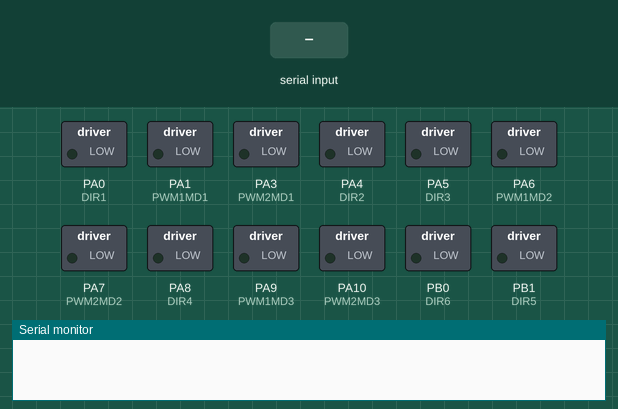
Recording of a sketch running on a simulated STM32 Blue Pill. On the bench: switched loads named in the sketch (green lamp = pin HIGH), the last lines printed to the serial monitor. The inputs (shaded band) are chosen by the test bench.

Above: at 1.2 s.
1.3 s: "A" received over Serial
At 2.5 s:
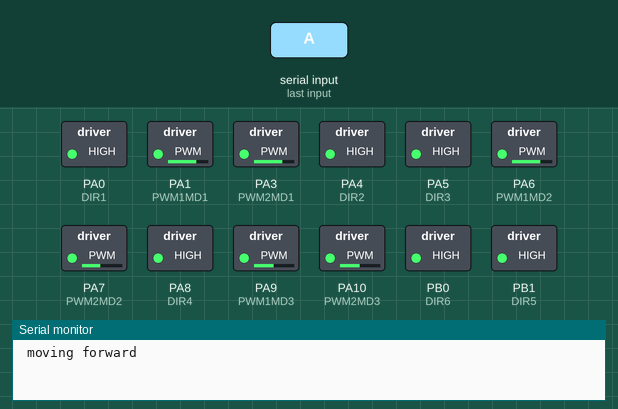
2.8 s: "B" received over Serial
At 3.7 s:
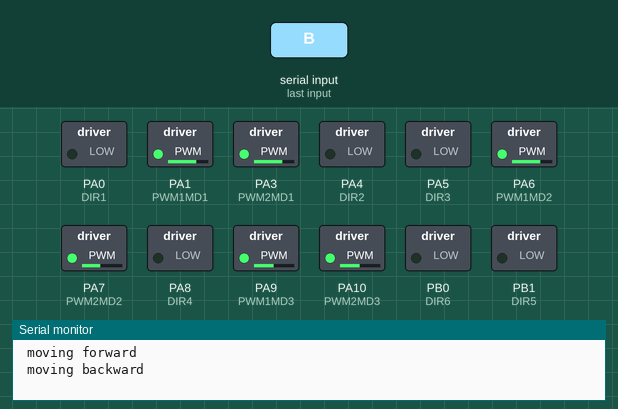
4.3 s: "C" received over Serial
At 4.8 s:
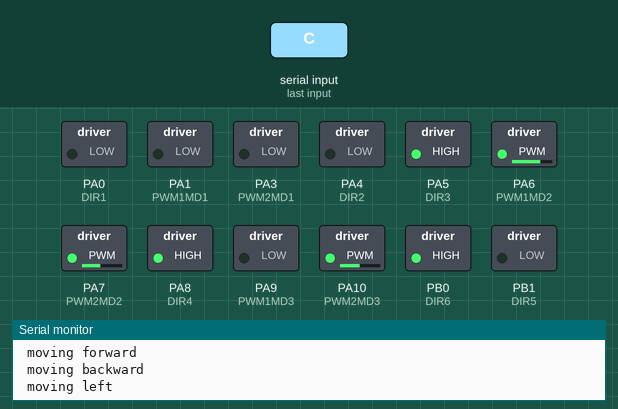
5.8 s: "D" received over Serial
At 7.0 s:
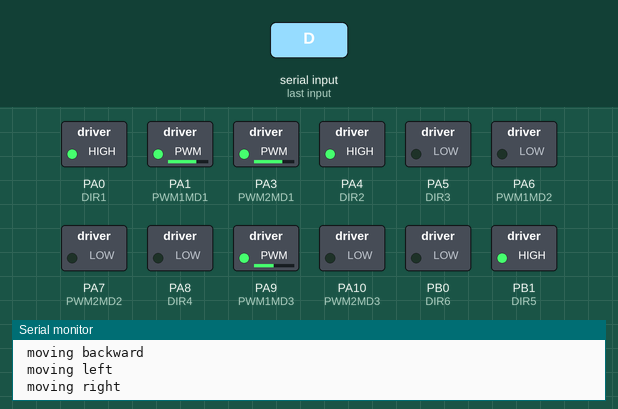
7.3 s: "E" received over Serial
At 8.3 s:
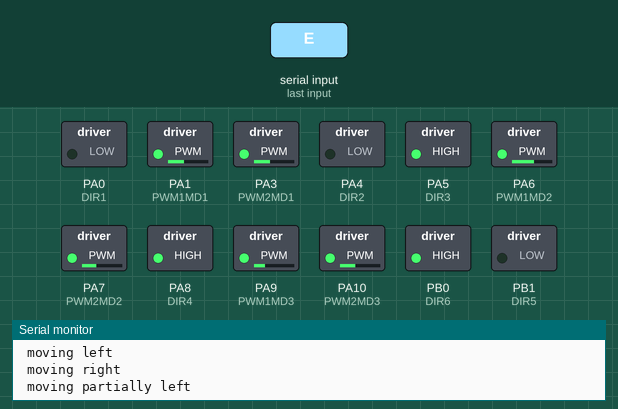
8.8 s: "F" received over Serial
At 9.5 s:
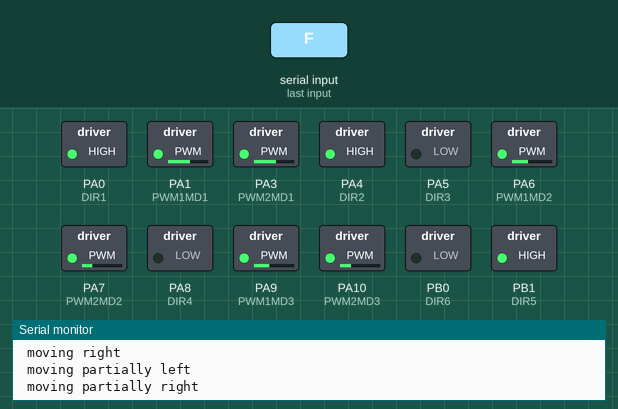
Timing chart, 0 to 11.3 s (numbered marks = the images above; inputs shaded):
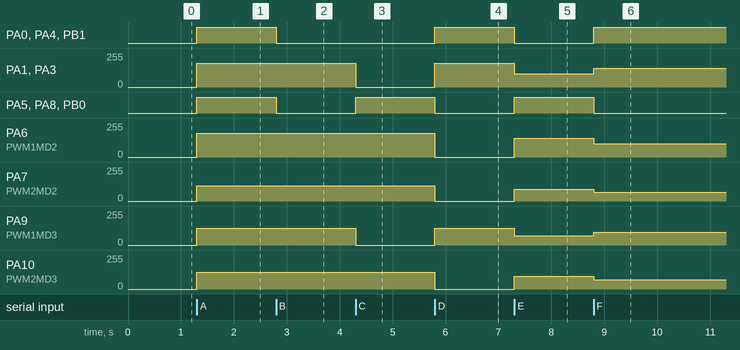

The sketch:

locomotion.ino
```cpp
//PWM
#define PWM1MD1 PA1//pwm
#define PWM2MD1 PA3//pwm
#define PWM1MD2 PA6//pwm
#define PWM2MD2 PA7//pwm
#define PWM1MD3 PA9//pwm
#define PWM2MD3 PA10//pwm
// direction
#define DIR1 PA0//direction
#define DIR2 PA4//direction
#define DIR3 PA5//direction
#define DIR4 PA8//direction
#define DIR5 PB1//direction
#define DIR6 PB0//direction
char a;
void setup() {
// put your setup code here, to run once:
pinMode(DIR1, OUTPUT);
pinMode(PWM1MD1,OUTPUT);//pwm for DIR1
pinMode(DIR2, OUTPUT);
pinMode(PWM2MD1,OUTPUT);//pwm for DIR2
pinMode(DIR3,OUTPUT);
pinMode(PWM1MD2,OUTPUT);//pwm for DIR3
pinMode(DIR4,OUTPUT);
pinMode(PWM2MD2,OUTPUT);//pwm for DIR4
pinMode(DIR5,OUTPUT);
pinMode(PWM1MD3,OUTPUT);//pwm for DIR5
pinMode(DIR6,OUTPUT);
pinMode(PWM2MD3,OUTPUT);//pwm for DIR6
Serial.begin(9600);
}
void loop() {
// put your main code here, to run repeatedly:
if (Serial.available()){
a=Serial.read();
switch (a) {
    case 'A':
        digitalWrite(DIR1,HIGH);
        analogWrite(PWM1MD1,180);
        digitalWrite(DIR2,HIGH);
        analogWrite(PWM2MD1,180);
        digitalWrite(DIR3,HIGH);
        analogWrite(PWM1MD2,180);
        digitalWrite(DIR4,HIGH);
        analogWrite(PWM2MD2,116);
        digitalWrite(DIR5,HIGH);
        analogWrite(PWM1MD3,124);
        digitalWrite(DIR6,HIGH);
        analogWrite(PWM2MD3,124);
        Serial.println(" moving forward ");
        break;
     case 'B':
        digitalWrite(DIR1,LOW);
        analogWrite(PWM1MD1,180);
        digitalWrite(DIR2,LOW);
        analogWrite(PWM2MD1,180);
        digitalWrite(DIR3,LOW);
        analogWrite(PWM1MD2,180);
        digitalWrite(DIR4,LOW);
        analogWrite(PWM2MD2,116);
        digitalWrite(DIR5,LOW);
        analogWrite(PWM1MD3,124);
        digitalWrite(DIR6,LOW);
        analogWrite(PWM2MD3,124);
        Serial.println(" moving backward ");
        break;
     case 'C':
        digitalWrite(DIR1,LOW);
        analogWrite(PWM1MD1,0);
        digitalWrite(DIR2,LOW);
        analogWrite(PWM2MD1,0);
        digitalWrite(DIR3,HIGH);
        analogWrite(PWM1MD2,180);
        digitalWrite(DIR4,HIGH);
        analogWrite(PWM2MD2,116);
        digitalWrite(DIR5,LOW);
        analogWrite(PWM1MD3,0);
        digitalWrite(DIR6,HIGH);
        analogWrite(PWM2MD3,124);
        Serial.println(" moving left ");
        break;
     case 'D':
        digitalWrite(DIR1,HIGH);
        analogWrite(PWM1MD1,180);
        digitalWrite(DIR2,HIGH);
        analogWrite(PWM2MD1,180);
        digitalWrite(DIR3,LOW);
        analogWrite(PWM1MD2,0);
        digitalWrite(DIR4,LOW);
        analogWrite(PWM2MD2,0);
        digitalWrite(DIR5,HIGH);
        analogWrite(PWM1MD3,124);
        digitalWrite(DIR6,LOW);
        analogWrite(PWM2MD3,0);//zero % duty cycle
        Serial.println(" moving right ");
        break;
     case 'E':
        digitalWrite(DIR1,LOW);
        analogWrite(PWM1MD1,100);//30% of duty cycle
        digitalWrite(DIR2,LOW);
        analogWrite(PWM2MD1,100);//80 % of duty cycle
        digitalWrite(DIR3,HIGH);
        analogWrite(PWM1MD2,140);
        digitalWrite(DIR4,HIGH);
        analogWrite(PWM2MD2,90);
        digitalWrite(DIR5,LOW);
        analogWrite(PWM1MD3,69);
        digitalWrite(DIR6,HIGH);
        analogWrite(PWM2MD3,97);
        Serial.println(" moving partially left ");
        break;
     case 'F':
        digitalWrite(DIR1,HIGH);
        analogWrite(PWM1MD1,140);
        digitalWrite(DIR2,HIGH);
        analogWrite(PWM2MD1,140);
        digitalWrite(DIR3,LOW);
        analogWrite(PWM1MD2,100);
        digitalWrite(DIR4,LOW);
        analogWrite(PWM2MD2,65);
        digitalWrite(DIR5,HIGH);
        analogWrite(PWM1MD3,97);//80% duty cycle
        digitalWrite(DIR6,LOW);
        analogWrite(PWM2MD3,69);//30 % duty cycle
        Serial.println(" moving partially right ");
        break;
     case 'X':
        analogWrite(PWM1MD1,0);
        analogWrite(PWM2MD1,0);
        analogWrite(PWM1MD2,0);
        analogWrite(PWM2MD2,0);
        analogWrite(PWM1MD3,0);
        analogWrite(PWM2MD3,0);
        Serial.println("STOP");
        break;
/*}
else if(a=='G')
// FOR MOTOR 1 SEPARATE CODE
{
digitalWrite(DIR1,HIGH);
analogWrite(PWM1MD1,200);//100% duty cycle
}
else if(a=='Q'){
digitalWrite(DIR1,LOW);
analogWrite(PWM1MD1,200);//100% duty cycle
}
else if(a=='H')//FOR MOTOR 2 SEPARATE CODE
{
digitalWrite(DIR2,HIGH);
analogWrite(PWM2MD1,200);//100% duty cycle

}else if(a=='C'){
digitalWrite(DIR2,LOW);
analogWrite(PWM2MD1,200);//100% duty cycle
}
else if(a=='I')//FOR MOTOR 3 SEPARATE CODE
{digitalWrite(DIR3,HIGH);
analogWrite(PWM1MD2,200);//100% duty cycle
}else if(a=='D')
{digitalWrite(DIR3,LOW);
analogWrite(PWM1MD2,200);//100% duty cycle
}
else if(a=='J')//FOR MOTOR 4 SEPARATE CODE
{
digitalWrite(DIR4,HIGH);
analogWrite(PWM2MD2,200);//100% duty cycle
}else if(a=='E')
{ digitalWrite(DIR4,LOW);
analogWrite(PWM2MD2,200);//100% duty cycle
}
 else if(a=='K')//FOR MOTOR 5 SEPARATE CODE
 {
digitalWrite(DIR5,HIGH);
analogWrite(PWM1MD3,200);//100% duty cycle
}
else if(a=='M')
{
digitalWrite(DIR5,LOW);
analogWrite(PWM1MD3,200);//100% duty cycle
}
else if(a=='N')//FOR MOTOR 6 SEPARATE CODE
{digitalWrite(DIR6,HIGH);
analogWrite(PWM2MD3,200);//100% duty cycle
}
else if(a=='O'){
digitalWrite(DIR6,LOW);
analogWrite(PWM2MD3,200);//100% duty cycle
}*/
}
}
}
```

Measured:
- after the input at 1.3 s, PA0 (DIR1), PA4 (DIR2), PA5 (DIR3), PA8 (DIR4), PB0 (DIR6), PB1 (DIR5): LOW → HIGH at once; PA1 (PWM1MD1), PA3 (PWM2MD1), PA6 (PWM1MD2): 0/255 → 180/255 at once; PA7 (PWM2MD2): 0/255 → 116/255 at once; PA9 (PWM1MD3), PA10 (PWM2MD3): 0/255 → 124/255 at once
- after the input at 2.8 s, PA0 (DIR1), PA4 (DIR2), PA5 (DIR3), PA8 (DIR4), PB0 (DIR6), PB1 (DIR5): HIGH → LOW at once
- after the input at 4.3 s, PA1 (PWM1MD1), PA3 (PWM2MD1): 180/255 → 0/255 at once; PA5 (DIR3), PA8 (DIR4), PB0 (DIR6): LOW → HIGH at once; PA9 (PWM1MD3): 124/255 → 0/255 at once
- after the input at 5.8 s, PA0 (DIR1), PA4 (DIR2), PB1 (DIR5): LOW → HIGH at once; PA1 (PWM1MD1), PA3 (PWM2MD1): 0/255 → 180/255 at once; PA5 (DIR3), PA8 (DIR4), PB0 (DIR6): HIGH → LOW at once; PA6 (PWM1MD2): 180/255 → 0/255 at once; PA7 (PWM2MD2): 116/255 → 0/255 at once
- after the input at 7.3 s, PA0 (DIR1), PA4 (DIR2), PB1 (DIR5): HIGH → LOW at once; PA1 (PWM1MD1), PA3 (PWM2MD1): 180/255 → 100/255 at once; PA5 (DIR3), PA8 (DIR4), PB0 (DIR6): LOW → HIGH at once; PA6 (PWM1MD2): 0/255 → 140/255 at once; PA7 (PWM2MD2): 0/255 → 90/255 at once
- after the input at 8.8 s, PA0 (DIR1), PA4 (DIR2), PB1 (DIR5): LOW → HIGH at once; PA1 (PWM1MD1), PA3 (PWM2MD1): 100/255 → 140/255 at once; PA5 (DIR3), PA8 (DIR4), PB0 (DIR6): HIGH → LOW at once; PA6 (PWM1MD2): 140/255 → 100/255 at once; PA7 (PWM2MD2): 90/255 → 65/255 at once
